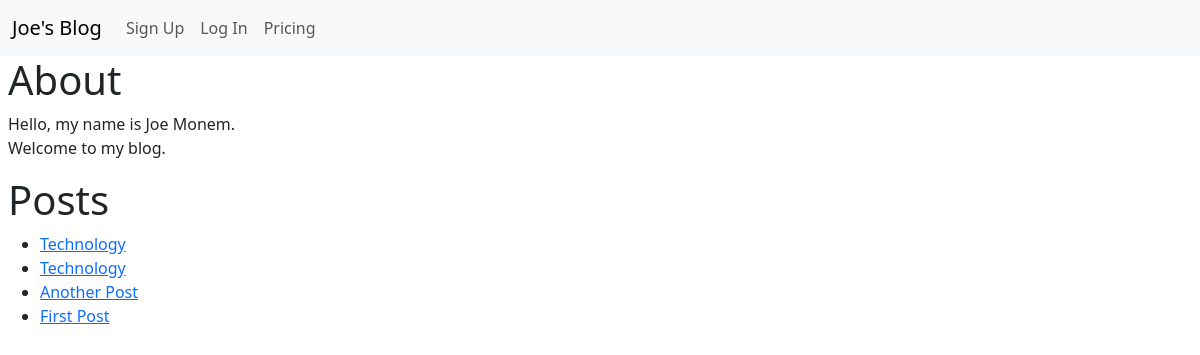
The app's page /, older data.
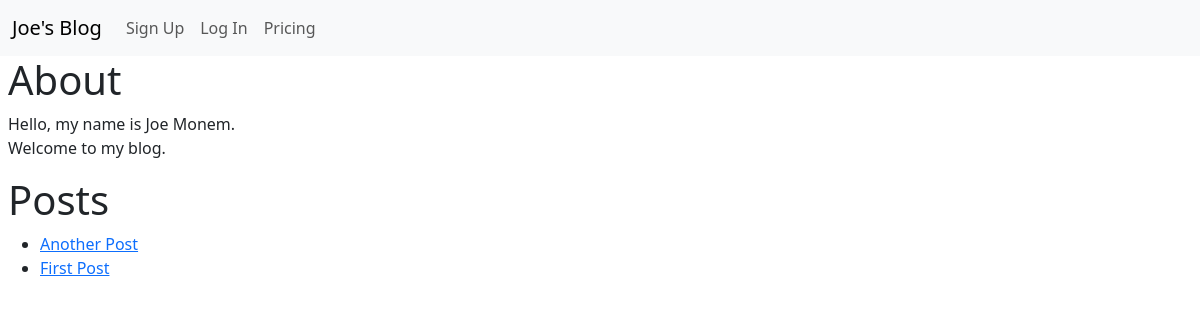
The same page, newer data.
### theblog/models.py (models this page shows, shortened)
class Post(models.Model):
    title = models.CharField(max_length=255)
    author = models.ForeignKey(User, on_delete=models.CASCADE)
    body = models.TextField(null=True)
    published_date = models.DateField(default=timezone.now)

### theblog/views.py (the view)
# urls.py: path("", HomeView.as_view(), name="home"),
class HomeView(ListView):
    model = Post
    template_name = "home.html"

### theblog/templates/home.html
{% extends 'base.html' %}
{%block content %}
<h1>About</h1>
<p>Hello, my name is Joe Monem. <br> Welcome to my blog.</p>
<h1>Posts</h1>
<ul>
    {% for post in object_list reversed %}
    <li>
        <a href="{%url 'article-details' post.pk %}"> {{post.title}} </a>
    </li>
    {% endfor %}
</ul>
{% endblock %}

### theblog/templates/base.html (shortened to what this page needs)
<!doctype html>
<html lang="en">
<head>
    <link href="https://cdn.jsdelivr.net/npm/bootstrap@5.3.2/dist/css/bootstrap.min.css" rel="stylesheet"
>
</head>
<body>
    <nav class="navbar navbar-expand-lg bg-body-tertiary">
        <div class="container-fluid">
            <a class="navbar-brand" href="{%url 'home'%}">Joe's Blog</a>
            <div class="collapse navbar-collapse" id="navbarNav">
                <ul class="navbar-nav">
                    {% if user.is_authenticated%}
                    <li class="nav-item">
                        <a class="nav-link" href="{% url 'addpost'%}">Add Post</a>
                    </li>
                    <li class="nav-item">
                        <a class="nav-link" href="{% url 'logout'%}">Log Out</a>
                    </li>
                    {% else %}
                    <li class="nav-item">
                        <a class="nav-link " href="{% url 'signup'%}">Sign Up</a>
                    </li>
                    <li class="nav-item">
                        <a class="nav-link" href="{% url 'login'%}">Log In</a>
                    </li>
                    {% endif %}
                    <li class="nav-item">
                        <a class="nav-link" href="#">Pricing</a>
                    </li>
                </ul>
            </div>
        </div>
    </nav>
    <div class="ms-2">
        {% block content %}
        {% endblock %}
    </div>
</body>
</html>

Row changes from the older to the newer data that the page shows:
removed Post: title "Technology"
removed Post: title "Technology"
